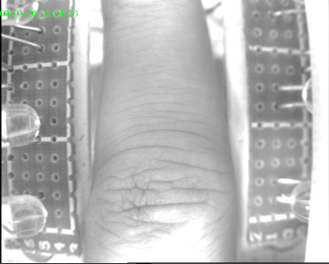
%> input picture DigitalPicture/week4/work1.png, 329 x 264 px
$ octave week4_2.m   (GNU Octave 9; MATLAB toolbox functions it lacks are replaced by stand-ins)
%> lines starting %> are read from the running program, lines starting %| are printed output that depends on the picture
### DigitalPicture/week4/histeq_zry.m
function [num,pic_out]=histeq_zry(pic_in)
[h,w]=size(pic_in);
num=zeros(1,256);

for i=1:h  % 求pdf(个数)
   for j=1:w
       num(pic_in(i,j)+1)= num(pic_in(i,j)+1)+1;
    end
end

cdf=zeros(1,256);  % 求CDF并归一化
cdf(1)=num(1);
for i=2:256
    cdf(i)=cdf(i-1)+num(i);
end
cdf=floor(255*cdf/(h*w));  % 映射到[0,255]区间

pic_out=pic_in;
for i=1:h
   for j=1:w
       pic_out(i,j)= cdf(pic_in(i,j)+1);
    end
end

### DigitalPicture/week4/week4_2.m
clear; close all; clc;
% pic=rgb2gray(imread('work1.png'));  % 统一单通道
pic=imread('work1.png');
%> pic is the input picture: size 264x329x3 uint8; mean R, G, B 183, 183.4, 183

%% 1:直方图均衡

% original
figure;
subplot(3,2,1);imshow(pic);title('Original');
subplot(3,2,2);imhist(pic);title('Histogram');

% histeq
pic_eq = histeq(pic, 256);
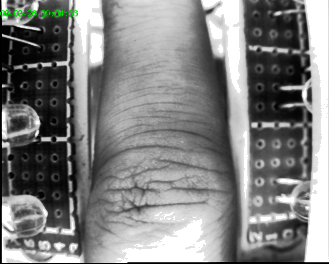
%> pic_eq: size 264x329x3 uint8; mean R, G, B 129.1, 129.6, 129.1
subplot(3,2,3);imshow(pic_eq);title('Original-eq');
subplot(3,2,4);imhist(pic_eq);title('Histogram-eq');
% imwrite(pic_eq,"pic_eq.png");

% histeq_handwrite
[num,pic_hand]=histeq_zry(pic);
%> after the loop in histeq_zry, `for i=1:h`: num = 256 values, max 28568 at index 255, min 0 at index 2, mean 1017.8
%> after the loop in histeq_zry, `for i=2:256`: cdf = 256 values from 4 to 260568
%> in histeq_zry, `cdf=floor(255*cdf/(h*w));`: cdf = 256 values from 0 to 255
subplot(3,2,5);imshow(pic_hand);title('Original-hand');
subplot(3,2,6);imhist(pic_hand);title('Histogram-hand');
%> after `title('Histogram-hand')`:
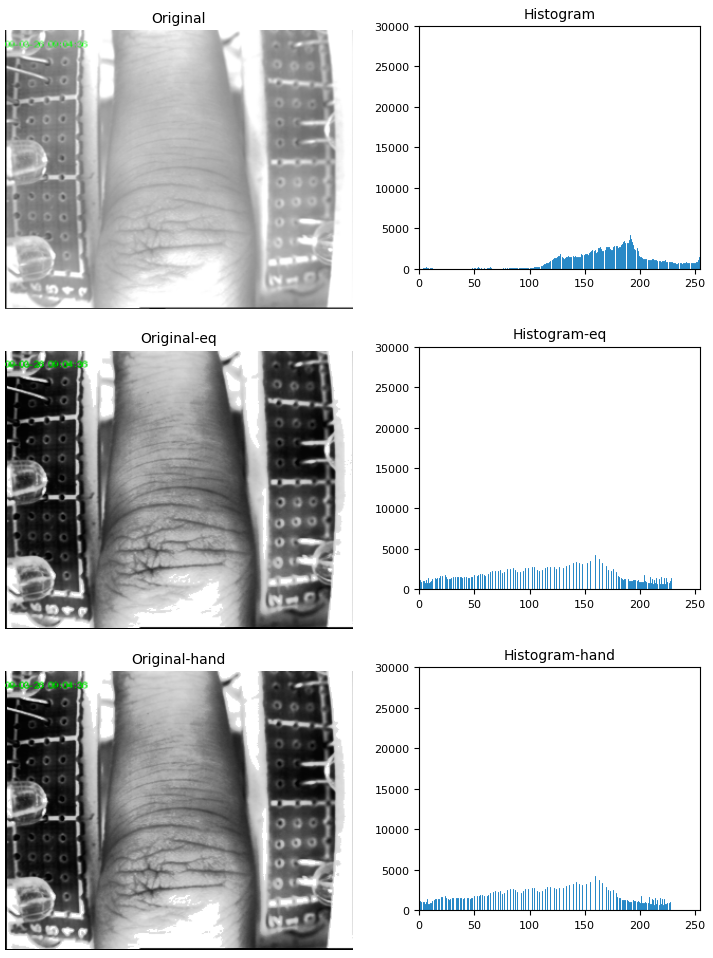
%> figure redrawn from the program's plot data, 6 panels
% imwrite(pic_eq,"pic_hand.png");

%% 2:直方图匹配（规定化）

% histeq
pic_eq = histeq(pic, 256);
figure;
subplot(3,2,1);imshow(pic_eq);title('Original-eq');
subplot(3,2,2);imhist(pic_eq);title('Histogram-eq');

line = linspace(0,1,256);
pic_line = histeq(pic, line);
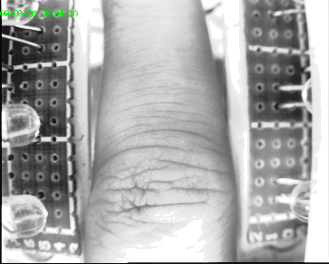
%> pic_line: size 264x329x3 uint8; mean R, G, B 171.1, 171.6, 171.1
subplot(3,2,3);imshow(pic_line);title('Original-line');
subplot(3,2,4);imhist(pic_line);title('Histogram-line');
% imwrite(pic_line,"pic_line.png");

t=[0:1/255:1];
x=sin(pi*t);
pic_sin = histeq(pic, x);
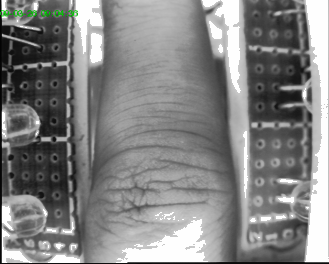
%> pic_sin: size 264x329x3 uint8; mean R, G, B 131.2, 131.6, 131.2
subplot(3,2,5);imshow(pic_sin);title('Original-sin');
subplot(3,2,6);imhist(pic_sin);title('Histogram-sin');
%> after `title('Histogram-sin')`:
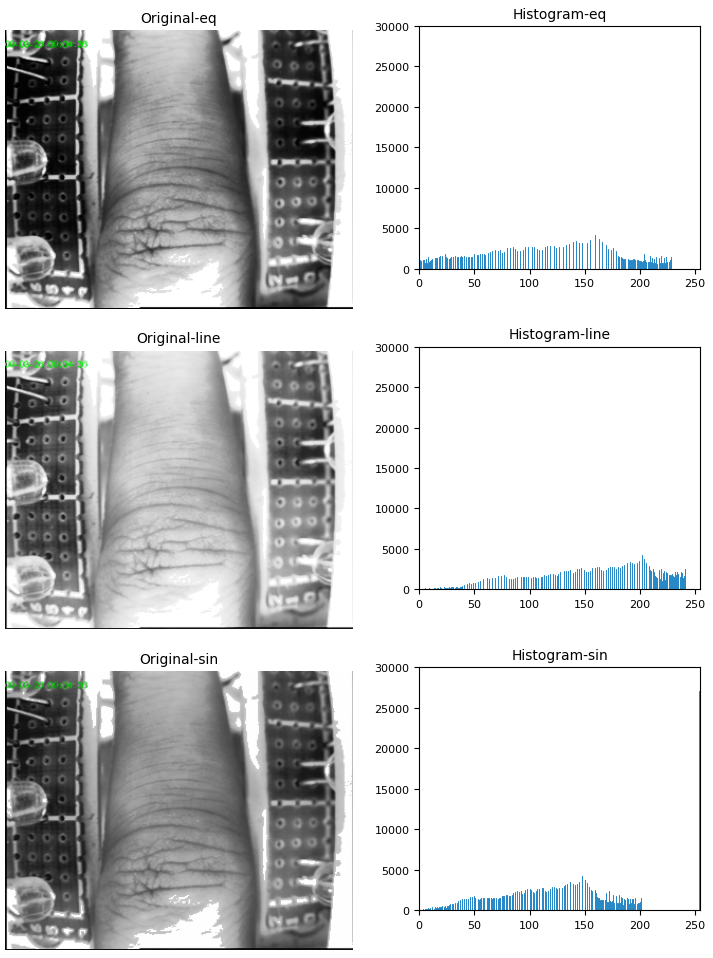
%> figure redrawn from the program's plot data, 6 panels
% imwrite(pic_sin,"pic_sin.png");

$ run again, with DigitalPicture/week4/work2_c=100.png copied over DigitalPicture/week4/work1.png
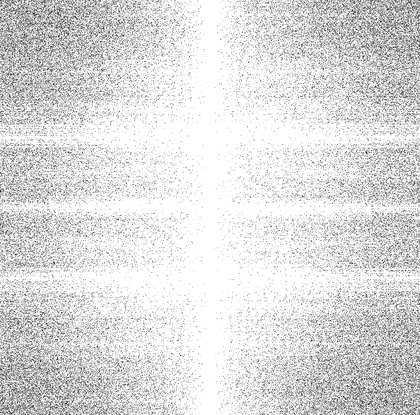
%> input picture DigitalPicture/week4/work2_c=100.png, 420 x 415 px, shrunk from 632 x 624 before the run
%> pic is the input picture: size 415x420 uint8; min 25, max 255, mean 221.1
%> after the loop in histeq_zry, `for i=1:h`: num = 256 values, max 52745 at index 255, min 0 at index 1, mean 680.9
%> after the loop in histeq_zry, `for i=2:256`: cdf = 256 values from 0 to 174300
%> in histeq_zry, `cdf=floor(255*cdf/(h*w));`: cdf = 256 values from 0 to 255
%> after the loop in histeq_zry, `for i=1:h`:
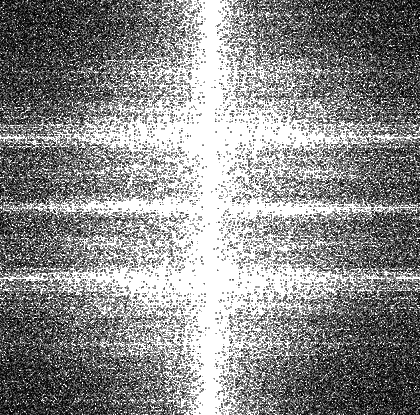
%> pic_out: size 415x420 uint8; min 0, max 255, mean 139.4
%> `pic_sin = histeq(pic, x);`:
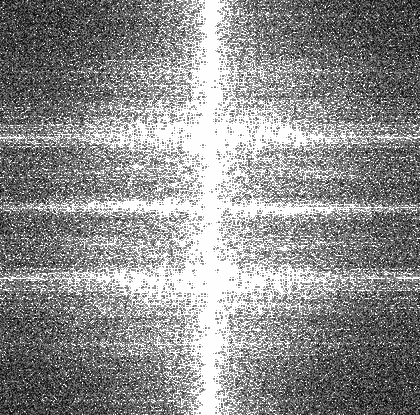
%> pic_sin: size 415x420 uint8; min 0, max 254, mean 142.5
